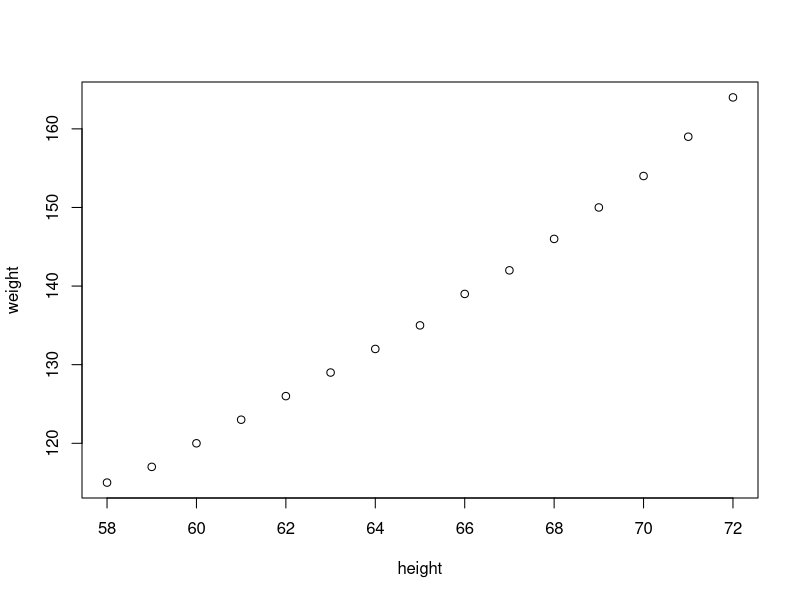
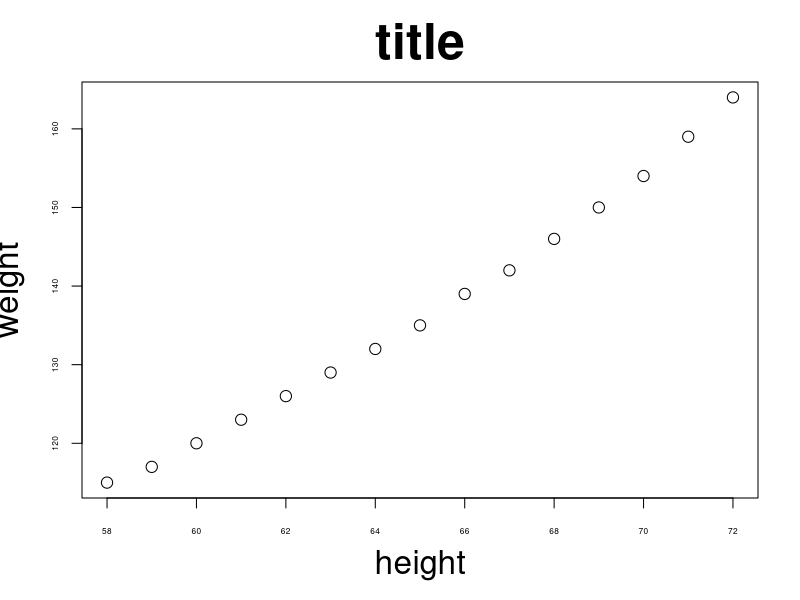
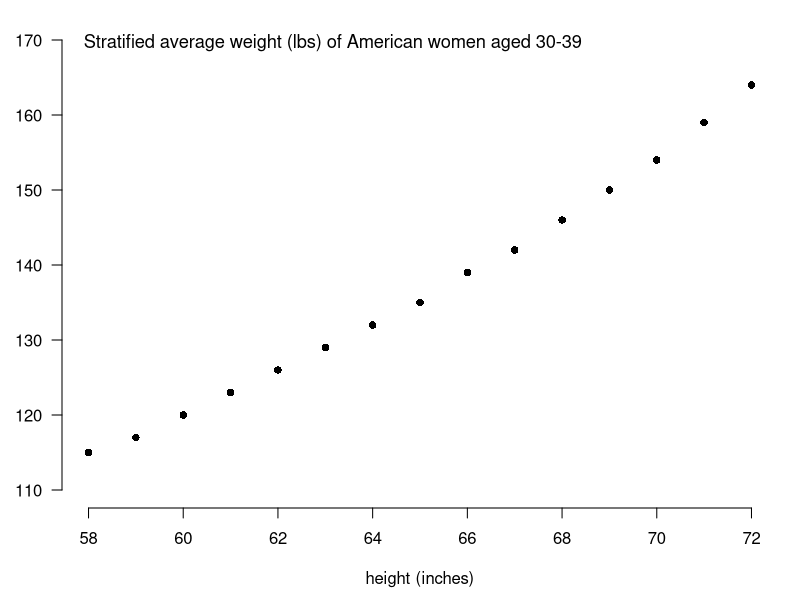

Write R code to recreate these figures, in order.
## ---- chunk 1
attach(women)
plot(height,weight)
## ---- chunk 2
plot(x = height,
     y = weight,
     main = 'title',
     cex.main = 3, 
     cex.lab = 2,
     cex.axis = 0.5, 
     cex = 1.5
     )
## ---- chunk 3
#record orginal parameters
opar <- par()

# resize outer margins, remove white background
par(mar = c(4.6, 3.1, 1.1, 1.1), bg = 'transparent')

#pdf(file = 'tufte_plot.pdf')
plot(
  x = height,
  y = weight,
  bty = 'n',          # remove box around plot
  pch = 16,           # plot with solit circles
  las = 1,            # rotate y axis values
  ylim = c(110,170),  # set y axis limits
  ylab =  '',          # remove y axis label
  xlab = 'height (inches)'
  )

# add subtitle
mysubtitle = 'Stratified average weight (lbs) of American women aged 30-39'
mtext(side=3, line=-1.5,  adj=0.1, cex= 1.1, mysubtitle)
#dev.off()
# reset plotting parameters
par <- par(opar) 
## ---- chunk 4
bootstrap_interval <- function(x, func, quantiles, n_boots){
  boot_samples <- matrix( 
    data = sample(x, n_boots*length(x), replace = TRUE), 
    ncol = length(x), 
    nrow = n_boots)

  boot_funcs <- apply(X = boot_samples,MARGIN = 1,FUN = func)
  
  quantile(x = boot_funcs, probs = quantiles)
}
## ---- chunk 5
sample <- rnorm(n = 100, mean = 0, sd = 1)
bootstrap_interval(sample, mean, c(0.025, 0.975), n_boots = 1000)
## ---- chunk 6
bootstrap_interval(sample, mean, c(0.025, 0.975), n_boots = 1000)
## ---- chunk 7
bootstrap_interval(sample, mean, c(0.025, 0.975), n_boots = 1000)
## ---- chunk 8
set.seed(1234)
bootstrap_interval(sample, mean, c(0.025, 0.975), n_boots = 1000)
set.seed(1234) 
bootstrap_interval(sample, mean, c(0.025, 0.975), n_boots = 1000)
